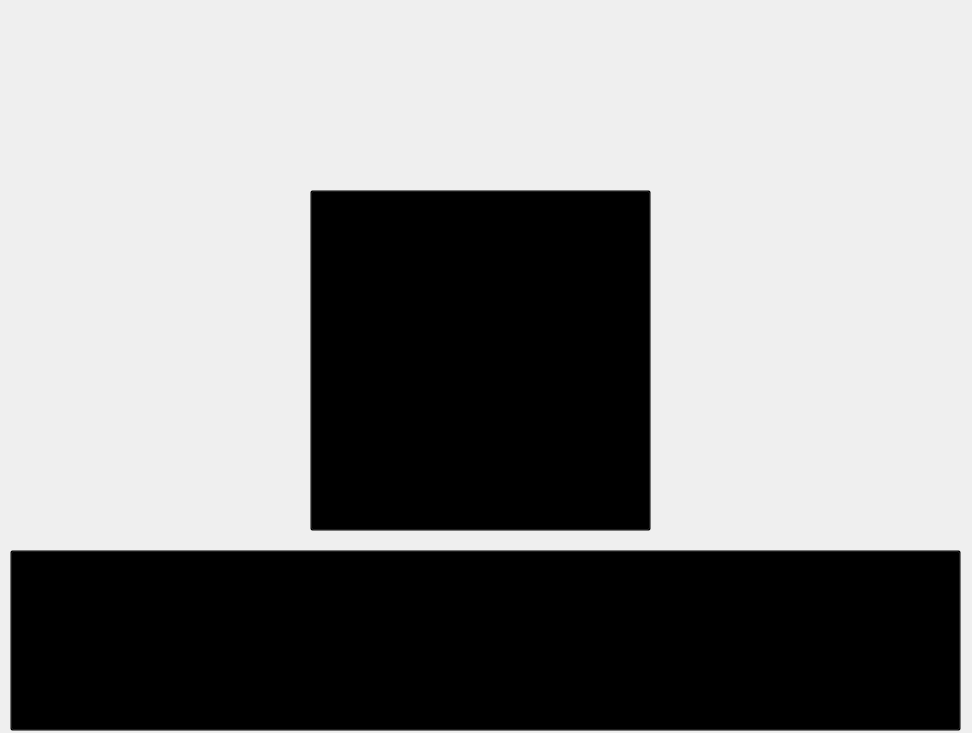
<?xml version="1.0" encoding="UTF-8"?>
<ui version="4.0">
 <class>JarisUI</class>
 <widget class="QMainWindow" name="JarisUI">
  <property name="geometry">
   <rect>
    <x>0</x>
    <y>0</y>
    <width>972</width>
    <height>733</height>
   </rect>
  </property>
  <property name="contextMenuPolicy">
   <enum>Qt::NoContextMenu</enum>
  </property>
  <property name="windowTitle">
   <string>MainWindow</string>
  </property>
  <widget class="QWidget" name="centralwidget">
   <widget class="QLabel" name="label">
    <property name="enabled">
     <bool>true</bool>
    </property>
    <property name="geometry">
     <rect>
      <x>0</x>
      <y>0</y>
      <width>1911</width>
      <height>991</height>
     </rect>
    </property>
    <property name="palette">
     <palette>
      <active>
       <colorrole role="Light">
        <brush brushstyle="SolidPattern">
         <color alpha="255">
          <red>0</red>
          <green>0</green>
          <blue>0</blue>
         </color>
        </brush>
       </colorrole>
       <colorrole role="Base">
        <brush brushstyle="SolidPattern">
         <color alpha="255">
          <red>0</red>
          <green>0</green>
          <blue>0</blue>
         </color>
        </brush>
       </colorrole>
       <colorrole role="Window">
        <brush brushstyle="SolidPattern">
         <color alpha="255">
          <red>0</red>
          <green>0</green>
          <blue>0</blue>
         </color>
        </brush>
       </colorrole>
      </active>
      <inactive>
       <colorrole role="Light">
        <brush brushstyle="SolidPattern">
         <color alpha="255">
          <red>0</red>
          <green>0</green>
          <blue>0</blue>
         </color>
        </brush>
       </colorrole>
       <colorrole role="Base">
        <brush brushstyle="SolidPattern">
         <color alpha="255">
          <red>0</red>
          <green>0</green>
          <blue>0</blue>
         </color>
        </brush>
       </colorrole>
       <colorrole role="Window">
        <brush brushstyle="SolidPattern">
         <color alpha="255">
          <red>0</red>
          <green>0</green>
          <blue>0</blue>
         </color>
        </brush>
       </colorrole>
      </inactive>
      <disabled>
       <colorrole role="Light">
        <brush brushstyle="SolidPattern">
         <color alpha="255">
          <red>0</red>
          <green>0</green>
          <blue>0</blue>
         </color>
        </brush>
       </colorrole>
       <colorrole role="Base">
        <brush brushstyle="SolidPattern">
         <color alpha="255">
          <red>0</red>
          <green>0</green>
          <blue>0</blue>
         </color>
        </brush>
       </colorrole>
       <colorrole role="Window">
        <brush brushstyle="SolidPattern">
         <color alpha="255">
          <red>0</red>
          <green>0</green>
          <blue>0</blue>
         </color>
        </brush>
       </colorrole>
      </disabled>
     </palette>
    </property>
    <property name="autoFillBackground">
     <bool>false</bool>
    </property>
    <property name="text">
     <string/>
    </property>
    <property name="pixmap">
     <pixmap>../../../../Downloads/Jarvis pic/blackbg.jpg</pixmap>
    </property>
    <property name="scaledContents">
     <bool>true</bool>
    </property>
   </widget>
   <widget class="QLabel" name="label_2">
    <property name="geometry">
     <rect>
      <x>-10</x>
      <y>0</y>
      <width>981</width>
      <height>731</height>
     </rect>
    </property>
    <property name="text">
     <string/>
    </property>
    <property name="pixmap">
     <pixmap>../../../../Downloads/Jarvis pic/image_processing20210911-30861-12ai18g.gif</pixmap>
    </property>
    <property name="scaledContents">
     <bool>true</bool>
    </property>
   </widget>
   <widget class="QPushButton" name="RUN">
    <property name="geometry">
     <rect>
      <x>310</x>
      <y>190</y>
      <width>341</width>
      <height>341</height>
     </rect>
    </property>
    <property name="font">
     <font>
      <family>Times New Roman</family>
      <pointsize>24</pointsize>
     </font>
    </property>
    <property name="autoFillBackground">
     <bool>false</bool>
    </property>
    <property name="styleSheet">
     <string notr="true">background-color: transparent;

color: qradialgradient(spread:repeat, cx:0.5, cy:0.5, radius:0.077, fx:0.5, fy:0.5, stop:0 rgba(0, 169, 255, 147), stop:0.497326 rgba(0, 0, 0, 147), stop:1 rgba(0, 169, 255, 147));</string>
    </property>
    <property name="text">
     <string/>
    </property>
   </widget>
   <widget class="QPushButton" name="pushButton">
    <property name="geometry">
     <rect>
      <x>10</x>
      <y>550</y>
      <width>951</width>
      <height>181</height>
     </rect>
    </property>
    <property name="font">
     <font>
      <family>Times New Roman</family>
      <pointsize>24</pointsize>
     </font>
    </property>
    <property name="styleSheet">
     <string notr="true">background-color: transparent;
color: qradialgradient(spread:repeat, cx:0.5, cy:0.5, radius:0.077, fx:0.5, fy:0.5, stop:0 rgba(0, 169, 255, 147), stop:0.497326 rgba(0, 0, 0, 147), stop:1 rgba(0, 169, 255, 147));</string>
    </property>
    <property name="text">
     <string/>
    </property>
   </widget>
   <widget class="QTextBrowser" name="textBrowser">
    <property name="geometry">
     <rect>
      <x>470</x>
      <y>0</y>
      <width>251</width>
      <height>41</height>
     </rect>
    </property>
    <property name="styleSheet">
     <string notr="true">background-color: transparent;
border-radius: None;</string>
    </property>
   </widget>
   <widget class="QTextBrowser" name="textBrowser_2">
    <property name="geometry">
     <rect>
      <x>720</x>
      <y>0</y>
      <width>256</width>
      <height>41</height>
     </rect>
    </property>
    <property name="styleSheet">
     <string notr="true">background-color: transparent;
border-radius: None;</string>
    </property>
   </widget>
  </widget>
 </widget>
 <resources/>
 <connections/>
</ui>
